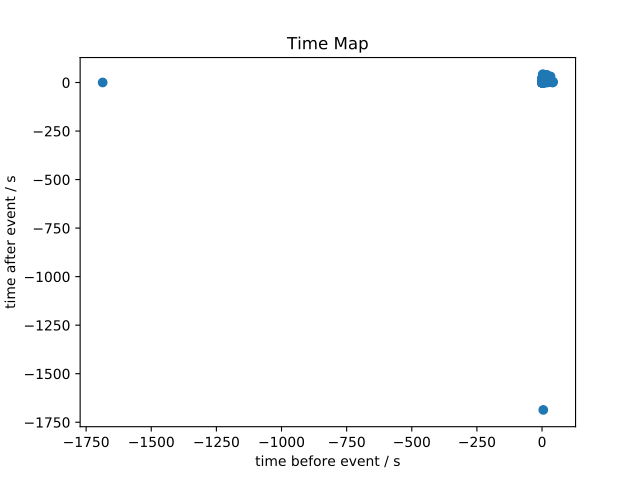

Here is the Python script that generated this plot:
import matplotlib.pyplot as plt
from gammapy.data import DataStore

ds = DataStore.from_dir('$GAMMAPY_EXTRA/datasets/hess-crab4-hd-hap-prod2')
events = ds.obs(obs_id=23523).events
events.plot_time_map()
plt.show()
